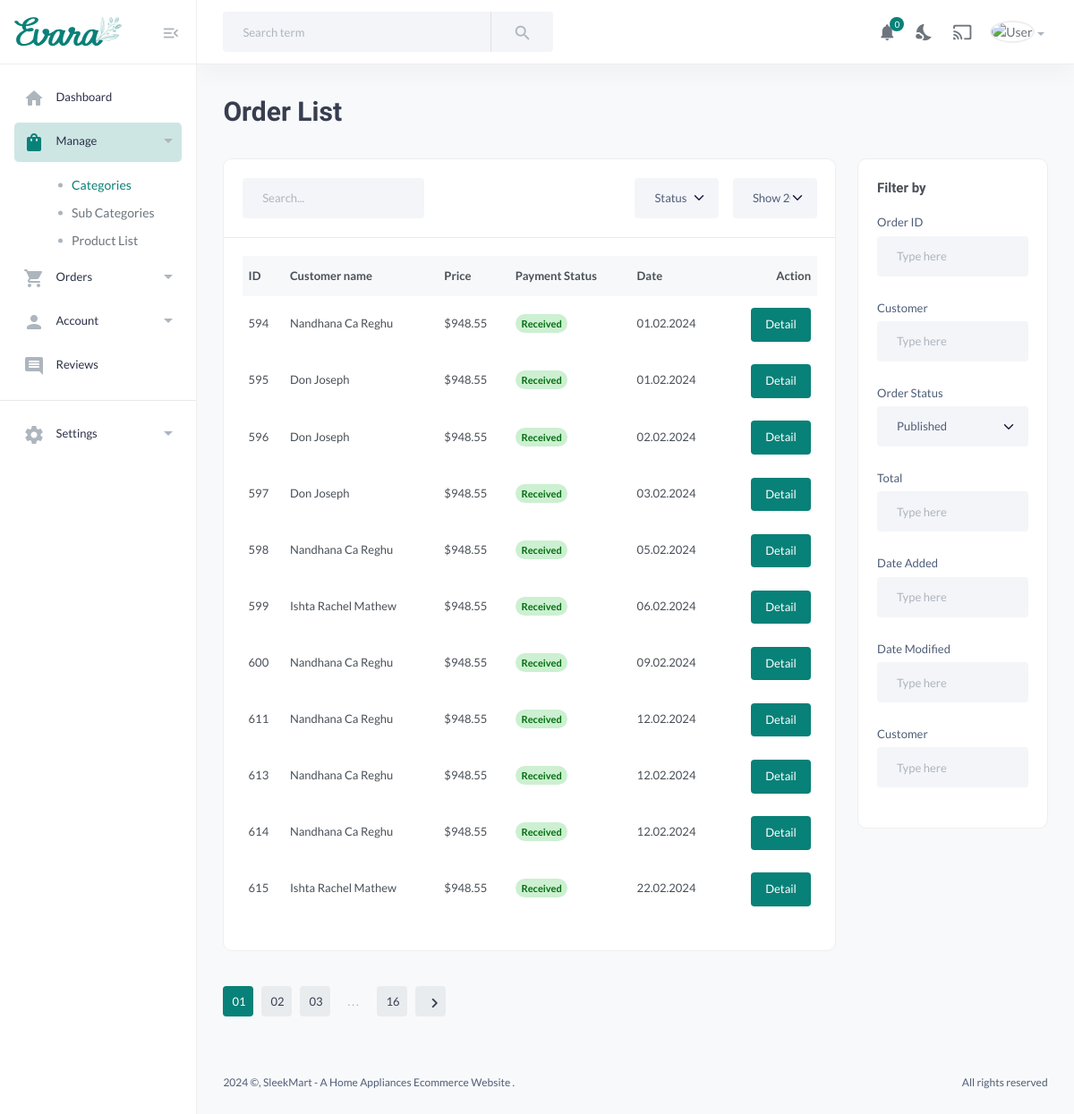
/orders/, run on an earlier commit of the app's database.
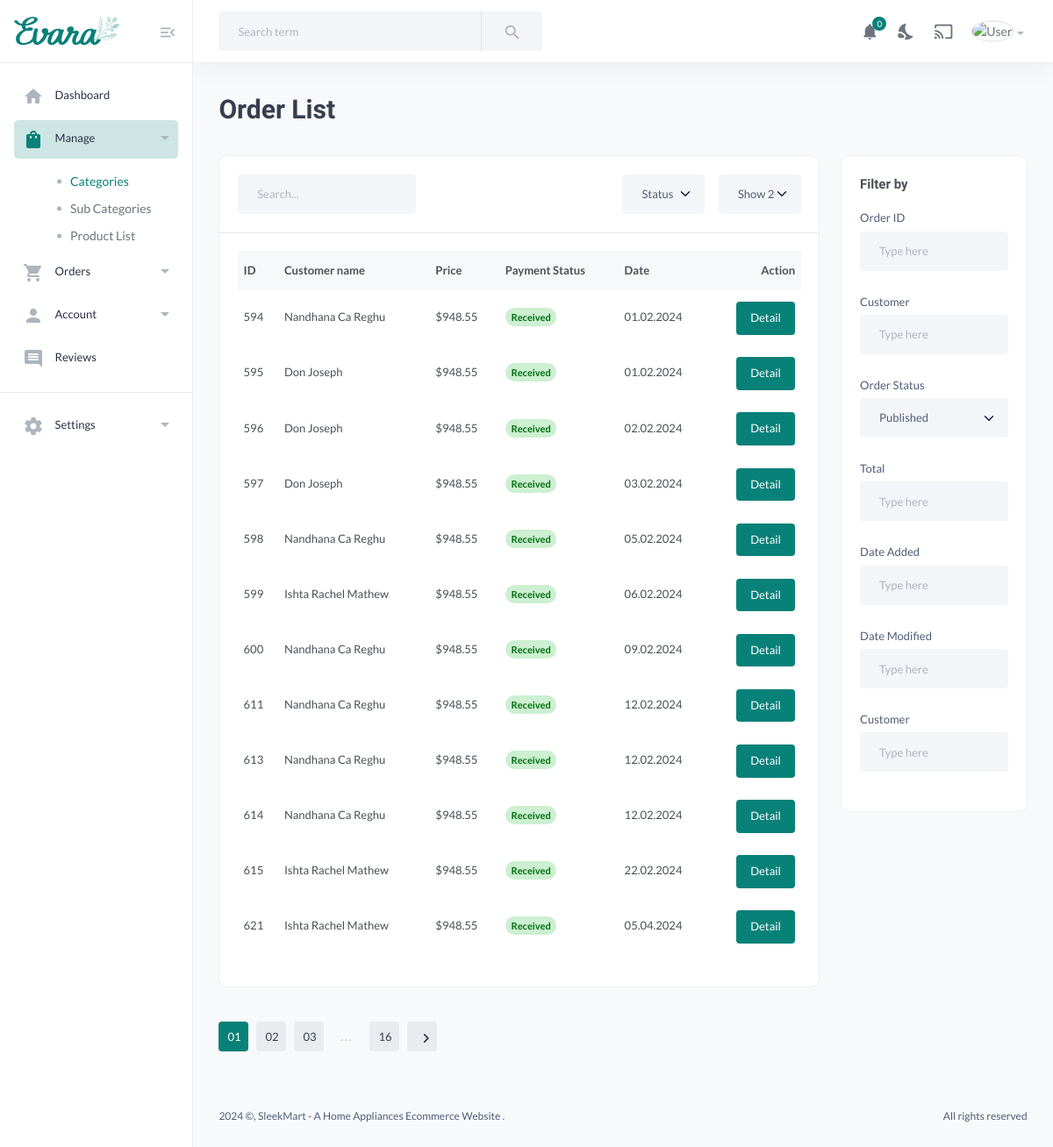
And on a later commit of the database.
### dashboard/models.py (models this page shows, shortened)
class Order(models.Model):
    class PaymentStatusChoices(models.TextChoices):
        PENDING = 'pending', 'Pending'
        SUCCESSFUL = 'successful', 'Successful'
        FAILED = 'failed', 'Failed'
    user = models.ForeignKey(CustomUser, on_delete=models.CASCADE, default=1)
    products = models.ManyToManyField(Product)
    total_price = models.DecimalField(max_digits=10, decimal_places=2, default=1)
    order_date = models.DateTimeField(auto_now_add=True)
    razorpay_order_id = models.CharField(max_length=255, default=1)
    payment_status = models.CharField(max_length=20, choices=PaymentStatusChoices.choices, default=PaymentStatusChoices.PENDING)

class CustomUser(AbstractBaseUser, PermissionsMixin):
    USER_ROLES = (
        ('customer', 'Customer'),
        ('seller', 'Seller'),
        ('admin', 'Admin'),
        ('delivery_agent', 'Delivery Agent'),
    )
    email = models.EmailField(unique=True)
    name = models.CharField(max_length=100,null=True, blank=True)
    mobile = models.CharField(max_length=15, blank=True, null=True)
    profile_pic = models.ImageField(upload_to='profile_pics/', blank=True, null=True)
    address = models.TextField(blank=True, null=True)
    is_active = models.BooleanField(default=True)
    is_staff = models.BooleanField(default=False)
    date_joined = models.DateTimeField(default=timezone.now)
    role = models.CharField(max_length=15, choices=USER_ROLES, blank=True, null=True,default='customer')
    objects = CustomUserManager()
    USERNAME_FIELD = 'email'
    REQUIRED_FIELDS = ['name']

### dashboard/views.py (the view)
# urls.py: path('orders/', views.orders, name='orders'),
def orders(request):
    successorders = Order.objects.filter(payment_status=Order.PaymentStatusChoices.SUCCESSFUL)
    context = {
        'successorders': successorders,
    }
    return render(request, 'MainUser/orders.html', context)

### templates/MainUser/orders.html (shortened to what the changed rows need)
{% load static %}
<!DOCTYPE HTML>
<html lang="en">
<head>
    <link href="{% static 'assets/css/main.css' %}" rel="stylesheet" type="text/css" />
</head>
<body>
    <main class="main-wrap">
<section class="content-main">
    <div class="content-header">
        <div>
            <h2 class="content-title card-title">Order List </h2>
        </div>
    </div>
    <div class="row">
        <div class="col-md-9">
            <div class="card mb-4">
                <div class="card-body">
                    <div class="table-responsive">
                        {% if successorders %}
                        <table class="table table-hover">
                            <thead>
                                <tr>
                                    <th>ID</th>
                                    <th>Customer name</th>
                                    <th>Price</th>
                                    <th>Payment Status</th>
                                    <th>Date</th>
                                    <th class="text-end"> Action </th>
                                </tr>
                            </thead>
                            <tbody>
                                {% for orders in successorders %}
                                <tr>
                                    <td>{{orders.id}}</td>
                                    <td><b>{{orders.user.name}}</b></td>
                                    <td>$948.55</td>
                                    <td><span class="badge rounded-pill alert-success">Received</span></td>
                                    <td>{{ orders.order_date|date:"d.m.Y" }}</td>
                                    <td class="text-end">
                                        <a href="{% url 'details_order' orders.id%}" class="btn btn-md rounded font-sm">Detail</a>
                                    </td>
                                </tr>
                                {% endfor %}
                            </tbody>
                        </table>
                        {% else %}
    <p>No successful orders available.</p>
{% endif %}
                    </div>
                </div>
            </div>
        </div>
    </div>
</section>
    </main>
</body>
</html>

What changed in the data, as far as the page shows it:
added Order: id "621", user.name "Ishta Rachel Mathew", order_date "05.04.2024"
